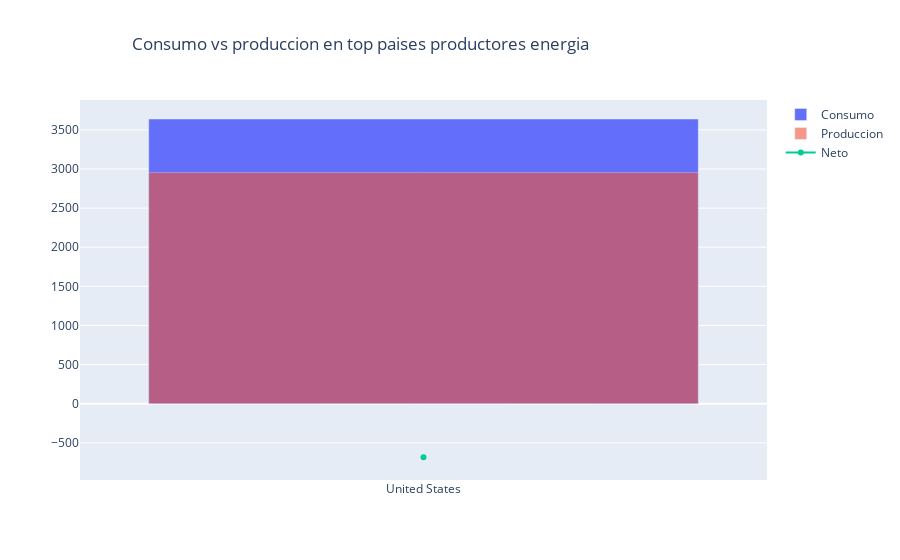

The notebook cell this image was saved under:
### Code cell
paises=df_energia.pais.unique()
paises=paises.tolist()
# multi_pais=st.multiselect(
#     'Se mostraran resultados de los siguientes paises:',
#     paises,
#     paises[0])

df_energia=df_energia.loc[df_energia['pais']==paises[0]]
fig1 = make_subplots()
fig1.add_trace(go.Bar(x=df_energia['pais'],y=df_energia['energia_cons'],name='Consumo'))
fig1.add_trace(go.Bar(x=df_energia['pais'],y=df_energia['energia_produccion'],base='stack',name='Produccion',opacity=0.6))
fig1.add_trace(go.Scatter(x=df_energia['pais'],y=df_energia['net_energy'],name='Neto'))
fig1.update_layout(go.Layout(
    barmode='overlay'
))
fig1.update_layout(title='Consumo vs produccion en top paises productores energia',title_x = 0.4)
fig1.show()

### Figure 1 — Plotly figure (JSON) as saved in the notebook; plotly's stock layout.template omitted (floating-point values rounded to 4 significant figures)
{"data": [{"name": "Consumo", "type": "bar", "x": ["United States"], "y": [3639.0]}, {"base": "stack", "name": "Produccion", "opacity": 0.6, "type": "bar", "x": ["United States"], "y": [2955.0]}, {"name": "Neto", "type": "scatter", "x": ["United States"], "y": [-684.3]}], "layout": {"barmode": "overlay", "title": {"text": "Consumo vs produccion en top paises productores energia", "x": 0.4}, "xaxis": {"anchor": "y", "domain": [0, 1]}, "yaxis": {"anchor": "x", "domain": [0, 1]}}}
